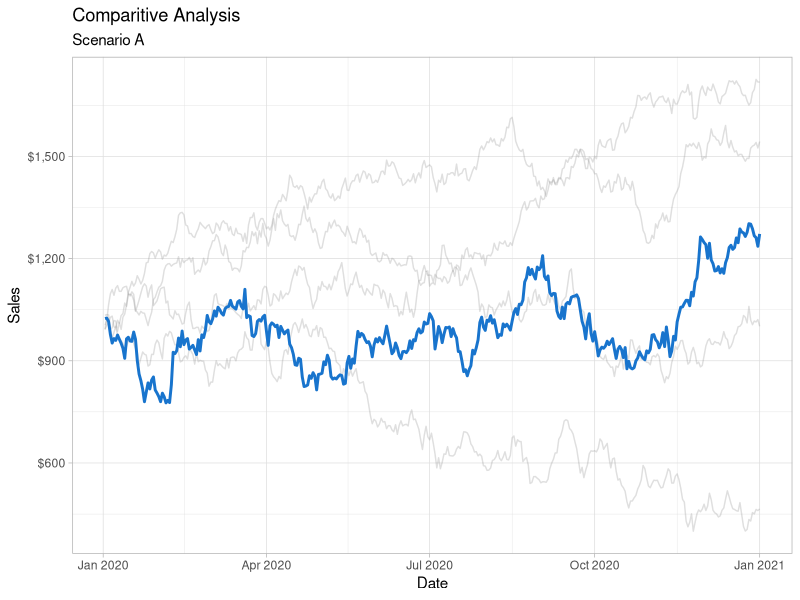

Here is the R script that generated this plot: (Note: this script raises an error after producing the figure.)
# The purpose of this script is to generate example output plots to population
# the report.  We will be creating a series of random walk curves. Then, create
# an automated powerpoint presentation report using the officer package.

# SETUP -------------------------------------------------------------------

library(tidyverse)
library(lubridate)
library(here)
library(glue)
library(officer)

# Define parameters
n_scenarios <- 5
mean_min <- -2
mean_max <- 2
sd_min   <- 10
sd_max   <- 25

# DEFINE FUNCTION FOR RANDOM WALK -----------------------------------------

generate_random_walk <- function(mean = 0, 
                                 sd = 1,
                                 n = 366,
                                 x0 = ymd("2020-01-01"), 
                                 y0 = 1000) {
  
  data <- tibble(
    x = x0 + 1:n,
    y = y0 + rnorm(n, mean, sd) %>% cumsum()
  )
  
  return(data)
}


# GENERATE DATA -----------------------------------------------------------

# Define list of scenarios
scenarios = str_to_upper(letters)[1:n_scenarios]

# Initialize grid of scenarios
df_randwalk <- 
  tibble(
    scenario = scenarios,
    mean = runif(n_scenarios, mean_min, mean_max),
    sd = runif(n_scenarios, sd_min, sd_max)
  )

# Generate random walk data
df_randwalk <- df_randwalk %>%
  mutate(data = map2(mean, sd, generate_random_walk)) %>%
  unnest(data)

# CREATE PLOTS ------------------------------------------------------------

for (scenario_target in scenarios) {
  
  
  # Gather target scenario
  df_target <- df_randwalk %>% filter(scenario == scenario_target)
  
  # Gather other scenarios
  df_others <- df_randwalk %>% filter(scenario != scenario_target)
  
  # Create plot
  df_randwalk %>%
    ggplot() + 
    geom_line(
      data = df_others, 
      mapping = aes(x = x, y = y, group = scenario),
      alpha = 0.25, color = "grey50"
    ) +
    geom_line(
      data = df_target, 
      mapping = aes(x = x, y = y), 
      color = "dodgerblue3", size = 1
    ) +
    scale_y_continuous(labels = scales::dollar) +
    theme_light() +
    labs(
      title = "Comparitive Analysis",
      subtitle = glue("Scenario {scenario_target}"),
      x = "Date",
      y = "Sales",
      color = "Scenario"
    ) +
    ggsave(
      here("plots", glue("plot_scenario_{scenario_target}.jpg")),
      height = 5, width = 11, dpi = 1000
    )
  
}


# CREATE REPORT -----------------------------------------------------------

# Initialize report
report <- read_pptx(here("report", "template.pptx"))

# Add slides
for (scenario_target in scenarios) {
  
  # Add slide
  report <- report %>%
    add_slide(layout = "Title and Content", master = "RetrospectVTI") %>%
    ph_with(
      value = glue("Scenario {scenario_target}"), 
      location = ph_location_type(type = "title")
    ) %>%
    ph_with(
      value = external_img(here("plots", glue("plot_scenario_{scenario_target}.jpg")), width = 11, height = 5),
      location = ph_location_type(type = "body"), use_loc_size = TRUE
    )
  
}

# Output report
print(report, here("report", "report.pptx"))
